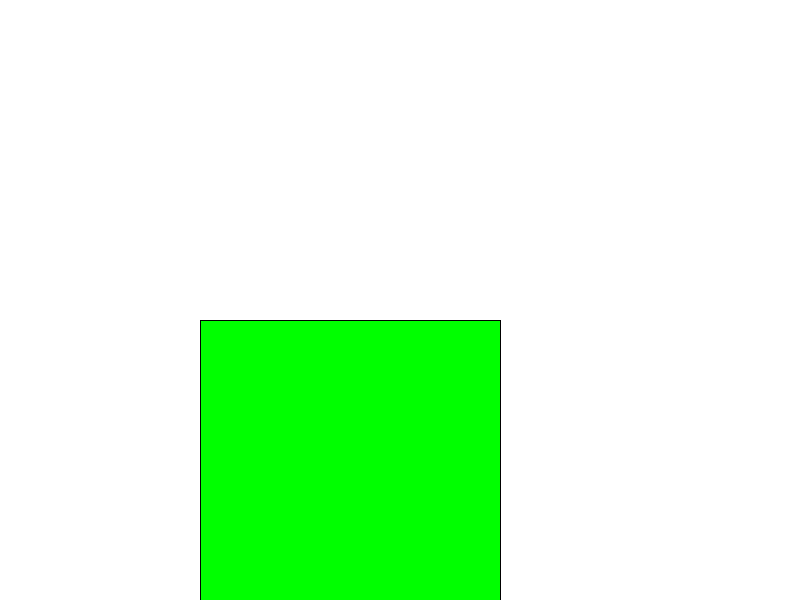
Frame 1 (no input)
Frame 60 (the mouse pressed at the canvas centre just before this capture): identical to frame 1, image omitted
Frame 120 (the mouse held since frame 60 and released just before this capture): identical to frame 1, image omitted

The Processing sketch that drew this single still picture (run headless with seeded random() and noise(); from frame 60 on, the mouse is pressed at the canvas centre):

// Processing sketch: progEx1
// ── progEx1.pde
void setup() {
  size(800,600);
}

void draw() {
  background(255);
  fill(#00ff00);
  rect(200, 320, 300, 400);
}
